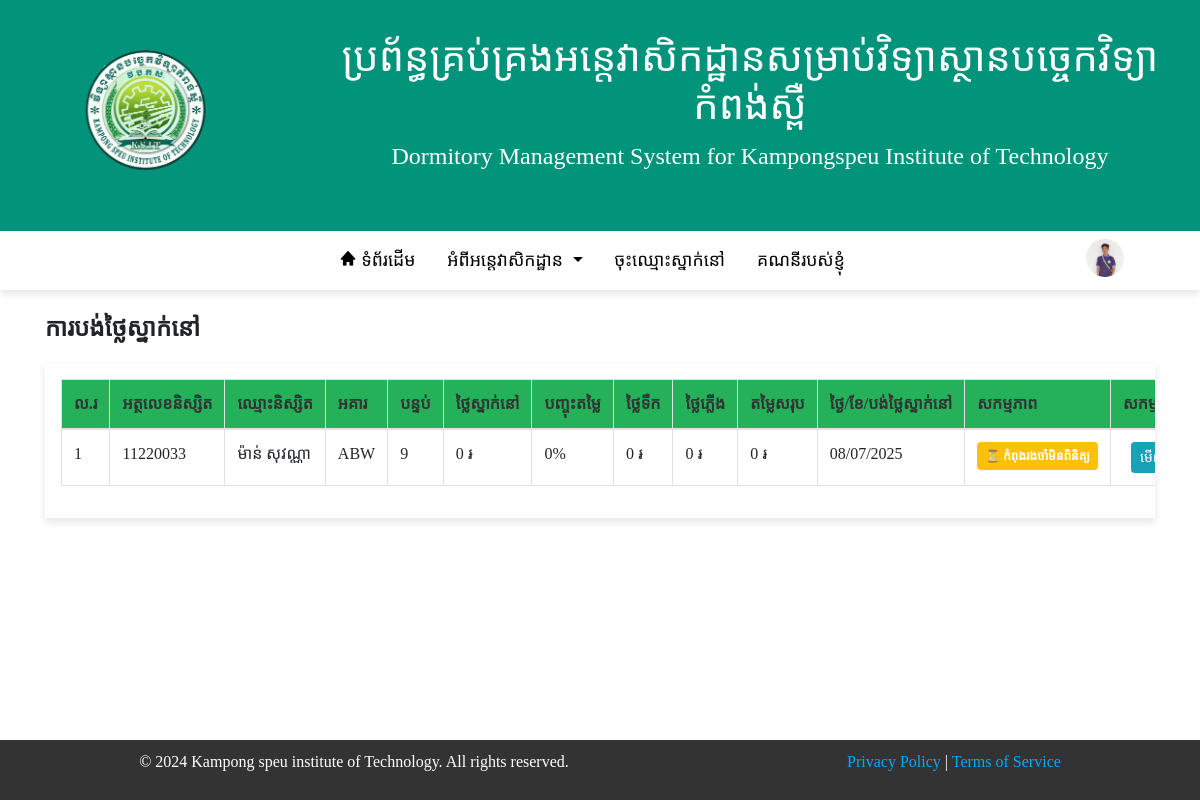
Page /his_pay.php (signed in) on the committed database.
### tables this page shows
CREATE TABLE `register` (
  `user_id` int(11) NOT NULL,
  `password` varchar(255) DEFAULT NULL,
  `student_id` varchar(20) DEFAULT NULL,
  `lastname` varchar(50) DEFAULT NULL,
  `name` varchar(50) DEFAULT NULL,
  `username` varchar(50) DEFAULT NULL,
  `gender` enum('ប្រុស','ស្រី') DEFAULT NULL,
  `dob` date DEFAULT NULL,
  `address` text DEFAULT NULL,
  `phone_student` varchar(250) NOT NULL,
  `phone_parent` varchar(20) DEFAULT NULL,
  `skill` varchar(100) DEFAULT NULL,
  `education_level` varchar(100) DEFAULT NULL,
  `year` int(11) DEFAULT NULL,
  `img` varchar(255) NOT NULL,
  `building` varchar(255) NOT NULL,
  `room` int(100) NOT NULL,
  `stay` date DEFAULT NULL,
  `status` enum('មិនអនុញ្ញាត','អនុញ្ញាត','រង់ចាំ','') NOT NULL
);

### his_pay.php (the view, shortened to what this page needs)
<?php
require_once 'conn_db.php';
$userId = $_SESSION['user_id'];
function getStudentPaymentStatusPerYear($conn, $userId)
{
    $registerQuery = "SELECT * FROM register WHERE student_id = ?";
    $stmt = $conn->prepare($registerQuery);
    $stmt->bind_param("s", $userId);
    $stmt->execute();
    $registerResult = $stmt->get_result();
    $data = [];
    while ($row = $registerResult->fetch_assoc()) {
        $startYear = is_numeric($row['stay']) ? (int) $row['stay'] : (int) date('Y', strtotime($row['stay']));
        $currentYear = (int) date('Y');
        $years = [];
        for ($year = $startYear; $year <= $currentYear; $year++) {
            $years[] = $year;
        }
        foreach ($years as $year) {
            $paymentStatus = getPaymentStatusByYear($conn, $row['student_id'], $year);
            $data[$year] = [
                    'student_id' => $row['student_id'],
                    'lastname' => $row['lastname'],
                    'name' => $row['name'],
                    'building' => $row['building'],
                    'stay' => $row['stay'],
                    'skill' => $row['skill'],
                    'address' => $row['address'],
                    'education_level' => $row['education_level'],
                    'room' => isset($row['room']) ? $row['room'] : null,
                    'accommodation_fee' => isset($row['accommodation_fee']) ? (int) $row['accommodation_fee'] : 0,
                    'discount' => isset($row['discount']) ? (int) $row['discount'] : 0,
                    'water_fee' => isset($row['water_fee']) ? (int) $row['water_fee'] : 0,
                    'electricity_fee' => isset($row['electricity_fee']) ? (int) $row['electricity_fee'] : 0,
                    'total_fee' =>$sql['total_fee'] ?? 0,
                    'payment_status' => $paymentStatus['status'],
                    'payment_date' => $paymentStatus['date'],
                    'payment_id' => $paymentStatus['id'],
                    'year' => $year,
                ];
        }
    }
    return $data;
}
$data = getStudentPaymentStatusPerYear($conn, $userId);
function getPaymentStatusByYear($conn, $student_id, $year)
{
    $sql = "SELECT id, status, date FROM payment
            WHERE student_id = '" . mysqli_real_escape_string($conn, $student_id) . "'
            AND `date` = '" . intval($year) . "'";
    $result = mysqli_query($conn, $sql);
    if ($result && $row = mysqli_fetch_assoc($result)) {
        return [
            'status' => $row['status'],
            'date' => $row['date'] ?? null,
            'id' => $row['id'] ?? null,
        ];
    }
    return [
        'status' => null,
        'date' => null,
        'id' => null,
    ];
}
include 'include/header_student.php';
?>
<!DOCTYPE html>
<html lang="en">
<head>
    <link rel="stylesheet" href="https://maxcdn.bootstrapcdn.com/bootstrap/4.5.2/css/bootstrap.min.css">
    <link rel="stylesheet" href="style/table.css">
</head>
<body>
    <div class="container">
        <div class="title mt-4 mb-3 text-left">
            <p class="h4" style="font-weight: bold;">ការបង់ថ្លៃស្នាក់នៅ</p>
        </div>
        <div class="table-responsive p-3">
            <table class="table table-bordered">
                <thead>
                    <tr>
                        <th>ល.រ</th>
                        <th>អត្ថលេខនិស្សិត</th>
                        <th>ឈ្មោះនិស្សិត</th>
                        <th>អគារ</th>
                        <th>បន្ទប់</th>
                        <th>ថ្លៃស្នាក់នៅ</th>
                        <th>បញ្ចុះតម្លៃ</th>
                        <th>ថ្លៃទឺក</th>
                        <th>ថ្លៃភ្លើង</th>
                        <th>តម្លៃសរុប</th>
                        <th>ថ្ងៃ/ខែ/បង់ថ្លៃស្នាក់នៅ</th>
                        <th>សកម្មភាព</th>
                        <th>សកម្មភាពបង់ប្រាក់</th>
                    </tr>
                </thead>
                <tbody>
                    <?php
                    $i = 1;
                    foreach ($data as $year => $register):
                        ?>
                        <tr>
                            <td><?= $i++; ?></td>
                            <td><?= htmlspecialchars($userId); ?></td>
                            <td><?= htmlspecialchars($register['lastname'] . ' ' . $register['name']); ?></td>
                            <td><?= htmlspecialchars($register['building'])?? "-"; ?></td>
                            <td><?= $register ? htmlspecialchars($register['room']) : '-'; ?></td>
                            <td><?= $register ? number_format($register['accommodation_fee'], 0) . ' ៛' : '-'; ?></td>
                            <td><?= $register ? htmlspecialchars($register['discount']) . '%' : '-'; ?></td>
                            <td><?= $register ? number_format($register['water_fee'], 0) . ' ៛' : '-'; ?></td>
                            <td><?= $register ? number_format($register['electricity_fee'], 0) . ' ៛' : '-'; ?></td>
                            <td><?= $register ? number_format($register['total_fee'], 0) . ' ៛' : '-'; ?></td>
                            <td><?= $register ? date('d/m/Y', strtotime($register['payment_date'])) : '-'; ?></td>
                            <td>
                                <?php
                                if ($register) {
                                    switch ($register['payment_status']) {
                                        case 'Pending':
                                            echo '<span class="badge badge-warning p-2 text-white">⏳ កំពុងរងចាំមិនពិនិត្យ</span>';
                                            break;
                                    }
                                } else {
                                    echo '<span class="badge badge-primary p-2">បង់ប្រាក់ឥឡូវនេះ - ឆ្នាំ ' . $year . '</span>';
                                }
                                ?>
                            </td>
                            <td>
                                <?php if (!$register || $register['payment_status'] === 'Rejected' || $register['payment_status'] === null): ?>
                                    <a href="payment_form.php?student_id=<?= urlencode($userId); ?>&year=<?= $year; ?>"
                                        class="btn btn-sm btn-primary">បង់ប្រាក់ឥឡូវនេះ</a>
                                <?php elseif($register && $register['payment_status'] === 'Approved' || $register['payment_status'] === 'Pending'): ?>
                                        <button type="button" class="btn btn-sm btn-info ml-2" data-toggle="modal" data-target="#paymentDetailModal<?= $register['payment_id']; ?>">
                                            មើលបន្ថែម
                                        </button>
                                        <?php endif; ?>
                                    </td>
                                </tr>
                            <?php endforeach; ?>
                        </tbody>
                    </table>
                </div>
            </div>
            <?php include('include/footer.php'); ?>
</body>
</html>

### style/index.css (style rules this page uses)
body { font-family: 'Khmer OS Siemreap'; line-height: 1.6; color: #333; }

### style/table.css (style rules this page uses)
html, body { height: 100%; }
body { display: flex; flex-direction: column; font-family: "khmer os siemreap"; }
.container { flex: 1; }
.table th { background-color: #25b15a; color: #333; }
.table-responsive { box-shadow: 0 4px 8px rgba(0, 0, 0, 0.1); margin: 20px 0; }
.title { margin-top: 25px; }
.table-responsive td, .table-responsive th { white-space: nowrap; overflow: hidden; text-overflow: ellipsis; }

### include/header_student.php (style rules this page uses)
* { margin: 0; padding: 0; box-sizing: border-box; text-decoration: none; list-style: none; scroll-behavior: smooth; font-family: "khmer os siemreap"; }

### include/footer.php (style rules this page uses)
body { margin: 0; font-family: Arial, sans-serif; }

### rows in the picture
register: lastname+name "ម៉ាន់ សុវណ្ណា", building "ABW", room "9", accommodation_fee "0", discount "0", water_fee "0", electricity_fee "0", total_fee "0", payment_date "08/07/2025"
